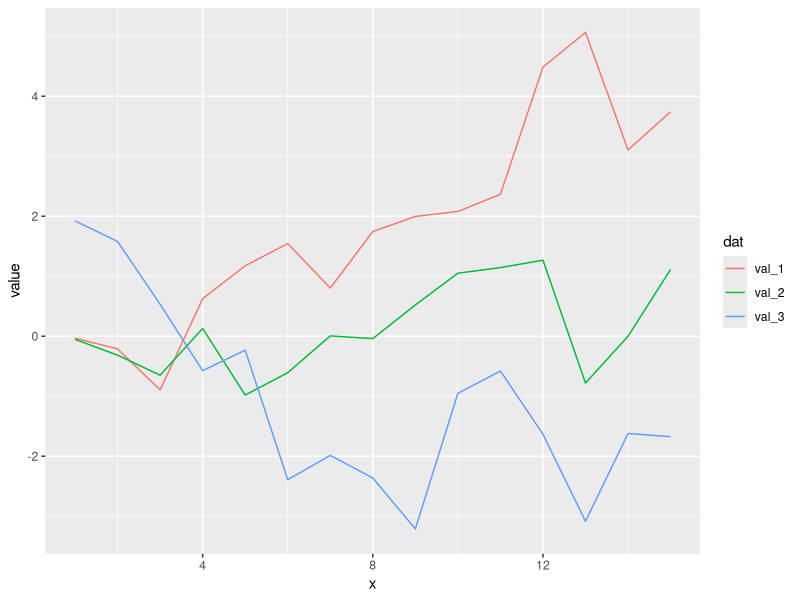

Source code (R):
#
#  https://stackoverflow.com/a/4877936/180275
#
library(ggplot2 )
require(reshape2)

set.seed(2808);

nofObs <- 15;

test.data <- data.frame(
    x     = 1:nofObs             ,
    val_1 = cumsum(rnorm(nofObs)),
    val_2 = cumsum(rnorm(nofObs)),
    val_3 = cumsum(rnorm(nofObs))
)

#
#  melt data frame so that it looks something like
#
#     x    dat       value
#     --------------------
#     1  val_1   1.9203381
#     2  val_1   1.5782440
#     3  val_1   0.5306273
#     …        
#     1  val_2  -0.9640162
#     …
#
test.data.narrow <- melt(
    test.data          ,
    id.vars       = 'x',
    variable.name = 'dat'
)

ggplot(
    test.data.narrow,
    aes(
        x = x,
        y = value)
) +
geom_line(
       aes(colour = dat)
)
